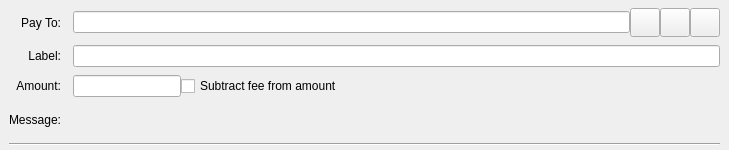
<?xml version="1.0" encoding="UTF-8"?>
<ui version="4.0">
 <class>SendCoinsEntry</class>
 <widget class="QStackedWidget" name="SendCoinsEntry">
  <property name="geometry">
   <rect>
    <x>0</x>
    <y>0</y>
    <width>729</width>
    <height>150</height>
   </rect>
  </property>
  <property name="focusPolicy">
   <enum>Qt::TabFocus</enum>
  </property>
  <property name="autoFillBackground">
   <bool>false</bool>
  </property>
  <widget class="QFrame" name="SendCoins">
   <property name="toolTip">
    <string>This is a normal payment.</string>
   </property>
   <property name="frameShape">
    <enum>QFrame::NoFrame</enum>
   </property>
   <layout class="QGridLayout" name="gridLayout">
    <property name="topMargin">
     <number>8</number>
    </property>
    <property name="bottomMargin">
     <number>4</number>
    </property>
    <property name="horizontalSpacing">
     <number>12</number>
    </property>
    <property name="verticalSpacing">
     <number>8</number>
    </property>
    <item row="0" column="0">
     <widget class="QLabel" name="payToLabel">
      <property name="text">
       <string>Pay To:</string>
      </property>
      <property name="alignment">
       <set>Qt::AlignRight|Qt::AlignTrailing|Qt::AlignVCenter</set>
      </property>
      <property name="buddy">
       <cstring>payTo</cstring>
      </property>
     </widget>
    </item>
    <item row="0" column="1">
     <layout class="QHBoxLayout" name="payToLayout">
      <property name="spacing">
       <number>0</number>
      </property>
      <item>
       <widget class="QValidatedLineEdit" name="payTo">
        <property name="toolTip">
         <string>The Syscoin address to send the payment to</string>
        </property>
       </widget>
      </item>
      <item>
       <widget class="QToolButton" name="addressBookButton">
        <property name="toolTip">
         <string>Choose previously used address</string>
        </property>
        <property name="text">
         <string/>
        </property>
        <property name="iconSize">
         <size>
          <width>22</width>
          <height>22</height>
         </size>
        </property>
        <property name="shortcut">
         <string>Alt+A</string>
        </property>
       </widget>
      </item>
      <item>
       <widget class="QToolButton" name="pasteButton">
        <property name="toolTip">
         <string>Paste address from clipboard</string>
        </property>
        <property name="text">
         <string/>
        </property>
        <property name="iconSize">
         <size>
          <width>22</width>
          <height>22</height>
         </size>
        </property>
        <property name="shortcut">
         <string>Alt+P</string>
        </property>
       </widget>
      </item>
      <item>
       <widget class="QToolButton" name="deleteButton">
        <property name="toolTip">
         <string>Remove this entry</string>
        </property>
        <property name="text">
         <string/>
        </property>
        <property name="iconSize">
         <size>
          <width>22</width>
          <height>22</height>
         </size>
        </property>
       </widget>
      </item>
     </layout>
    </item>
    <item row="1" column="0">
     <widget class="QLabel" name="labellLabel">
      <property name="text">
       <string>Label:</string>
      </property>
      <property name="alignment">
       <set>Qt::AlignRight|Qt::AlignTrailing|Qt::AlignVCenter</set>
      </property>
      <property name="buddy">
       <cstring>addAsLabel</cstring>
      </property>
     </widget>
    </item>
    <item row="1" column="1">
     <widget class="QLineEdit" name="addAsLabel">
      <property name="toolTip">
       <string>Enter a label for this address to add it to the list of used addresses</string>
      </property>
     </widget>
    </item>
    <item row="2" column="0">
     <widget class="QLabel" name="amountLabel">
      <property name="text">
       <string>Amount:</string>
      </property>
      <property name="alignment">
       <set>Qt::AlignRight|Qt::AlignTrailing|Qt::AlignVCenter</set>
      </property>
      <property name="buddy">
       <cstring>payAmount</cstring>
      </property>
     </widget>
    </item>
    <item row="2" column="1">
     <layout class="QHBoxLayout" name="horizontalLayoutAmount" stretch="0,1">
      <item>
       <widget class="SyscoinAmountField" name="payAmount"/>
      </item>
      <item>
       <widget class="QCheckBox" name="checkboxSubtractFeeFromAmount">
        <property name="toolTip">
         <string>The fee will be deducted from the amount being sent. The recipient will receive less syscoins than you enter in the amount field. If multiple recipients are selected, the fee is split equally.</string>
        </property>
        <property name="text">
         <string>Subtract fee from amount</string>
        </property>
       </widget>
      </item>
     </layout>
    </item>
    <item row="3" column="0">
     <widget class="QLabel" name="messageLabel">
      <property name="text">
       <string>Message:</string>
      </property>
      <property name="alignment">
       <set>Qt::AlignRight|Qt::AlignTrailing|Qt::AlignVCenter</set>
      </property>
     </widget>
    </item>
    <item row="3" column="1">
     <widget class="QLabel" name="messageTextLabel">
      <property name="toolTip">
       <string>A message that was attached to the syscoin: URI which will be stored with the transaction for your reference. Note: This message will not be sent over the Syscoin network.</string>
      </property>
      <property name="textFormat">
       <enum>Qt::PlainText</enum>
      </property>
     </widget>
    </item>
    <item row="4" column="0" colspan="2">
     <widget class="Line" name="line">
      <property name="orientation">
       <enum>Qt::Horizontal</enum>
      </property>
     </widget>
    </item>
   </layout>
  </widget>
  <widget class="QFrame" name="SendCoins_UnauthenticatedPaymentRequest">
   <property name="palette">
    <palette>
     <active>
      <colorrole role="WindowText">
       <brush brushstyle="SolidPattern">
        <color alpha="255">
         <red>0</red>
         <green>0</green>
         <blue>0</blue>
        </color>
       </brush>
      </colorrole>
      <colorrole role="Button">
       <brush brushstyle="SolidPattern">
        <color alpha="255">
         <red>255</red>
         <green>255</green>
         <blue>127</blue>
        </color>
       </brush>
      </colorrole>
      <colorrole role="Light">
       <brush brushstyle="SolidPattern">
        <color alpha="255">
         <red>255</red>
         <green>255</green>
         <blue>255</blue>
        </color>
       </brush>
      </colorrole>
      <colorrole role="Midlight">
       <brush brushstyle="SolidPattern">
        <color alpha="255">
         <red>255</red>
         <green>255</green>
         <blue>191</blue>
        </color>
       </brush>
      </colorrole>
      <colorrole role="Dark">
       <brush brushstyle="SolidPattern">
        <color alpha="255">
         <red>127</red>
         <green>127</green>
         <blue>63</blue>
        </color>
       </brush>
      </colorrole>
      <colorrole role="Mid">
       <brush brushstyle="SolidPattern">
        <color alpha="255">
         <red>170</red>
         <green>170</green>
         <blue>84</blue>
        </color>
       </brush>
      </colorrole>
      <colorrole role="Text">
       <brush brushstyle="SolidPattern">
        <color alpha="255">
         <red>0</red>
         <green>0</green>
         <blue>0</blue>
        </color>
       </brush>
      </colorrole>
      <colorrole role="BrightText">
       <brush brushstyle="SolidPattern">
        <color alpha="255">
         <red>255</red>
         <green>255</green>
         <blue>255</blue>
        </color>
       </brush>
      </colorrole>
      <colorrole role="ButtonText">
       <brush brushstyle="SolidPattern">
        <color alpha="255">
         <red>0</red>
         <green>0</green>
         <blue>0</blue>
        </color>
       </brush>
      </colorrole>
      <colorrole role="Base">
       <brush brushstyle="SolidPattern">
        <color alpha="255">
         <red>255</red>
         <green>255</green>
         <blue>255</blue>
        </color>
       </brush>
      </colorrole>
      <colorrole role="Window">
       <brush brushstyle="SolidPattern">
        <color alpha="255">
         <red>255</red>
         <green>255</green>
         <blue>127</blue>
        </color>
       </brush>
      </colorrole>
      <colorrole role="Shadow">
       <brush brushstyle="SolidPattern">
        <color alpha="255">
         <red>0</red>
         <green>0</green>
         <blue>0</blue>
        </color>
       </brush>
      </colorrole>
      <colorrole role="AlternateBase">
       <brush brushstyle="SolidPattern">
        <color alpha="255">
         <red>255</red>
         <green>255</green>
         <blue>191</blue>
        </color>
       </brush>
      </colorrole>
      <colorrole role="ToolTipBase">
       <brush brushstyle="SolidPattern">
        <color alpha="255">
         <red>255</red>
         <green>255</green>
         <blue>220</blue>
        </color>
       </brush>
      </colorrole>
      <colorrole role="ToolTipText">
       <brush brushstyle="SolidPattern">
        <color alpha="255">
         <red>0</red>
         <green>0</green>
         <blue>0</blue>
        </color>
       </brush>
      </colorrole>
     </active>
     <inactive>
      <colorrole role="WindowText">
       <brush brushstyle="SolidPattern">
        <color alpha="255">
         <red>0</red>
         <green>0</green>
         <blue>0</blue>
        </color>
       </brush>
      </colorrole>
      <colorrole role="Button">
       <brush brushstyle="SolidPattern">
        <color alpha="255">
         <red>255</red>
         <green>255</green>
         <blue>127</blue>
        </color>
       </brush>
      </colorrole>
      <colorrole role="Light">
       <brush brushstyle="SolidPattern">
        <color alpha="255">
         <red>255</red>
         <green>255</green>
         <blue>255</blue>
        </color>
       </brush>
      </colorrole>
      <colorrole role="Midlight">
       <brush brushstyle="SolidPattern">
        <color alpha="255">
         <red>255</red>
         <green>255</green>
         <blue>191</blue>
        </color>
       </brush>
      </colorrole>
      <colorrole role="Dark">
       <brush brushstyle="SolidPattern">
        <color alpha="255">
         <red>127</red>
         <green>127</green>
         <blue>63</blue>
        </color>
       </brush>
      </colorrole>
      <colorrole role="Mid">
       <brush brushstyle="SolidPattern">
        <color alpha="255">
         <red>170</red>
         <green>170</green>
         <blue>84</blue>
        </color>
       </brush>
      </colorrole>
      <colorrole role="Text">
       <brush brushstyle="SolidPattern">
        <color alpha="255">
         <red>0</red>
         <green>0</green>
         <blue>0</blue>
        </color>
       </brush>
      </colorrole>
      <colorrole role="BrightText">
       <brush brushstyle="SolidPattern">
        <color alpha="255">
         <red>255</red>
         <green>255</green>
         <blue>255</blue>
        </color>
       </brush>
      </colorrole>
      <colorrole role="ButtonText">
       <brush brushstyle="SolidPattern">
        <color alpha="255">
         <red>0</red>
         <green>0</green>
         <blue>0</blue>
        </color>
       </brush>
      </colorrole>
      <colorrole role="Base">
       <brush brushstyle="SolidPattern">
        <color alpha="255">
         <red>255</red>
         <green>255</green>
         <blue>255</blue>
        </color>
       </brush>
      </colorrole>
      <colorrole role="Window">
       <brush brushstyle="SolidPattern">
        <color alpha="255">
         <red>255</red>
         <green>255</green>
         <blue>127</blue>
        </color>
       </brush>
      </colorrole>
      <colorrole role="Shadow">
       <brush brushstyle="SolidPattern">
        <color alpha="255">
         <red>0</red>
         <green>0</green>
         <blue>0</blue>
        </color>
       </brush>
      </colorrole>
      <colorrole role="AlternateBase">
       <brush brushstyle="SolidPattern">
        <color alpha="255">
         <red>255</red>
         <green>255</green>
         <blue>191</blue>
        </color>
       </brush>
      </colorrole>
      <colorrole role="ToolTipBase">
       <brush brushstyle="SolidPattern">
        <color alpha="255">
         <red>255</red>
         <green>255</green>
         <blue>220</blue>
        </color>
       </brush>
      </colorrole>
      <colorrole role="ToolTipText">
       <brush brushstyle="SolidPattern">
        <color alpha="255">
         <red>0</red>
         <green>0</green>
         <blue>0</blue>
        </color>
       </brush>
      </colorrole>
     </inactive>
     <disabled>
      <colorrole role="WindowText">
       <brush brushstyle="SolidPattern">
        <color alpha="255">
         <red>127</red>
         <green>127</green>
         <blue>63</blue>
        </color>
       </brush>
      </colorrole>
      <colorrole role="Button">
       <brush brushstyle="SolidPattern">
        <color alpha="255">
         <red>255</red>
         <green>255</green>
         <blue>127</blue>
        </color>
       </brush>
      </colorrole>
      <colorrole role="Light">
       <brush brushstyle="SolidPattern">
        <color alpha="255">
         <red>255</red>
         <green>255</green>
         <blue>255</blue>
        </color>
       </brush>
      </colorrole>
      <colorrole role="Midlight">
       <brush brushstyle="SolidPattern">
        <color alpha="255">
         <red>255</red>
         <green>255</green>
         <blue>191</blue>
        </color>
       </brush>
      </colorrole>
      <colorrole role="Dark">
       <brush brushstyle="SolidPattern">
        <color alpha="255">
         <red>127</red>
         <green>127</green>
         <blue>63</blue>
        </color>
       </brush>
      </colorrole>
      <colorrole role="Mid">
       <brush brushstyle="SolidPattern">
        <color alpha="255">
         <red>170</red>
         <green>170</green>
         <blue>84</blue>
        </color>
       </brush>
      </colorrole>
      <colorrole role="Text">
       <brush brushstyle="SolidPattern">
        <color alpha="255">
         <red>127</red>
         <green>127</green>
         <blue>63</blue>
        </color>
       </brush>
      </colorrole>
      <colorrole role="BrightText">
       <brush brushstyle="SolidPattern">
        <color alpha="255">
         <red>255</red>
         <green>255</green>
         <blue>255</blue>
        </color>
       </brush>
      </colorrole>
      <colorrole role="ButtonText">
       <brush brushstyle="SolidPattern">
        <color alpha="255">
         <red>127</red>
         <green>127</green>
         <blue>63</blue>
        </color>
       </brush>
      </colorrole>
      <colorrole role="Base">
       <brush brushstyle="SolidPattern">
        <color alpha="255">
         <red>255</red>
         <green>255</green>
         <blue>127</blue>
        </color>
       </brush>
      </colorrole>
      <colorrole role="Window">
       <brush brushstyle="SolidPattern">
        <color alpha="255">
         <red>255</red>
         <green>255</green>
         <blue>127</blue>
        </color>
       </brush>
      </colorrole>
      <colorrole role="Shadow">
       <brush brushstyle="SolidPattern">
        <color alpha="255">
         <red>0</red>
         <green>0</green>
         <blue>0</blue>
        </color>
       </brush>
      </colorrole>
      <colorrole role="AlternateBase">
       <brush brushstyle="SolidPattern">
        <color alpha="255">
         <red>255</red>
         <green>255</green>
         <blue>127</blue>
        </color>
       </brush>
      </colorrole>
      <colorrole role="ToolTipBase">
       <brush brushstyle="SolidPattern">
        <color alpha="255">
         <red>255</red>
         <green>255</green>
         <blue>220</blue>
        </color>
       </brush>
      </colorrole>
      <colorrole role="ToolTipText">
       <brush brushstyle="SolidPattern">
        <color alpha="255">
         <red>0</red>
         <green>0</green>
         <blue>0</blue>
        </color>
       </brush>
      </colorrole>
     </disabled>
    </palette>
   </property>
   <property name="toolTip">
    <string>This is an unauthenticated payment request.</string>
   </property>
   <property name="autoFillBackground">
    <bool>true</bool>
   </property>
   <property name="frameShape">
    <enum>QFrame::NoFrame</enum>
   </property>
   <layout class="QGridLayout" name="gridLayout_is">
    <property name="spacing">
     <number>12</number>
    </property>
    <item row="0" column="0">
     <widget class="QLabel" name="payToLabel_is">
      <property name="text">
       <string>Pay To:</string>
      </property>
      <property name="alignment">
       <set>Qt::AlignRight|Qt::AlignTrailing|Qt::AlignVCenter</set>
      </property>
     </widget>
    </item>
    <item row="0" column="1">
     <layout class="QHBoxLayout" name="payToLayout_is">
      <property name="spacing">
       <number>0</number>
      </property>
      <item>
       <widget class="QLabel" name="payTo_is"/>
      </item>
      <item>
       <widget class="QToolButton" name="deleteButton_is">
        <property name="toolTip">
         <string>Remove this entry</string>
        </property>
        <property name="text">
         <string/>
        </property>
       </widget>
      </item>
     </layout>
    </item>
    <item row="1" column="0">
     <widget class="QLabel" name="memoLabel_is">
      <property name="text">
       <string>Memo:</string>
      </property>
      <property name="alignment">
       <set>Qt::AlignRight|Qt::AlignTrailing|Qt::AlignVCenter</set>
      </property>
     </widget>
    </item>
    <item row="1" column="1">
     <widget class="QLabel" name="memoTextLabel_is">
      <property name="textFormat">
       <enum>Qt::PlainText</enum>
      </property>
     </widget>
    </item>
    <item row="2" column="0">
     <widget class="QLabel" name="amountLabel_is">
      <property name="text">
       <string>Amount:</string>
      </property>
      <property name="alignment">
       <set>Qt::AlignRight|Qt::AlignTrailing|Qt::AlignVCenter</set>
      </property>
      <property name="buddy">
       <cstring>payAmount_is</cstring>
      </property>
     </widget>
    </item>
    <item row="2" column="1">
     <widget class="SyscoinAmountField" name="payAmount_is">
      <property name="acceptDrops">
       <bool>false</bool>
      </property>
     </widget>
    </item>
   </layout>
  </widget>
  <widget class="QFrame" name="SendCoins_AuthenticatedPaymentRequest">
   <property name="palette">
    <palette>
     <active>
      <colorrole role="WindowText">
       <brush brushstyle="SolidPattern">
        <color alpha="255">
         <red>0</red>
         <green>0</green>
         <blue>0</blue>
        </color>
       </brush>
      </colorrole>
      <colorrole role="Button">
       <brush brushstyle="SolidPattern">
        <color alpha="255">
         <red>140</red>
         <green>232</green>
         <blue>119</blue>
        </color>
       </brush>
      </colorrole>
      <colorrole role="Light">
       <brush brushstyle="SolidPattern">
        <color alpha="255">
         <red>230</red>
         <green>255</green>
         <blue>224</blue>
        </color>
       </brush>
      </colorrole>
      <colorrole role="Midlight">
       <brush brushstyle="SolidPattern">
        <color alpha="255">
         <red>185</red>
         <green>243</green>
         <blue>171</blue>
        </color>
       </brush>
      </colorrole>
      <colorrole role="Dark">
       <brush brushstyle="SolidPattern">
        <color alpha="255">
         <red>70</red>
         <green>116</green>
         <blue>59</blue>
        </color>
       </brush>
      </colorrole>
      <colorrole role="Mid">
       <brush brushstyle="SolidPattern">
        <color alpha="255">
         <red>93</red>
         <green>155</green>
         <blue>79</blue>
        </color>
       </brush>
      </colorrole>
      <colorrole role="Text">
       <brush brushstyle="SolidPattern">
        <color alpha="255">
         <red>0</red>
         <green>0</green>
         <blue>0</blue>
        </color>
       </brush>
      </colorrole>
      <colorrole role="BrightText">
       <brush brushstyle="SolidPattern">
        <color alpha="255">
         <red>155</red>
         <green>255</green>
         <blue>147</blue>
        </color>
       </brush>
      </colorrole>
      <colorrole role="ButtonText">
       <brush brushstyle="SolidPattern">
        <color alpha="255">
         <red>0</red>
         <green>0</green>
         <blue>0</blue>
        </color>
       </brush>
      </colorrole>
      <colorrole role="Base">
       <brush brushstyle="SolidPattern">
        <color alpha="255">
         <red>119</red>
         <green>255</green>
         <blue>233</blue>
        </color>
       </brush>
      </colorrole>
      <colorrole role="Window">
       <brush brushstyle="SolidPattern">
        <color alpha="255">
         <red>140</red>
         <green>232</green>
         <blue>119</blue>
        </color>
       </brush>
      </colorrole>
      <colorrole role="Shadow">
       <brush brushstyle="SolidPattern">
        <color alpha="255">
         <red>0</red>
         <green>0</green>
         <blue>0</blue>
        </color>
       </brush>
      </colorrole>
      <colorrole role="AlternateBase">
       <brush brushstyle="SolidPattern">
        <color alpha="255">
         <red>197</red>
         <green>243</green>
         <blue>187</blue>
        </color>
       </brush>
      </colorrole>
      <colorrole role="NoRole">
       <brush brushstyle="SolidPattern">
        <color alpha="255">
         <red>125</red>
         <green>194</green>
         <blue>122</blue>
        </color>
       </brush>
      </colorrole>
      <colorrole role="ToolTipBase">
       <brush brushstyle="SolidPattern">
        <color alpha="255">
         <red>255</red>
         <green>255</green>
         <blue>220</blue>
        </color>
       </brush>
      </colorrole>
      <colorrole role="ToolTipText">
       <brush brushstyle="SolidPattern">
        <color alpha="255">
         <red>0</red>
         <green>0</green>
         <blue>0</blue>
        </color>
       </brush>
      </colorrole>
     </active>
     <inactive>
      <colorrole role="WindowText">
       <brush brushstyle="SolidPattern">
        <color alpha="255">
         <red>0</red>
         <green>0</green>
         <blue>0</blue>
        </color>
       </brush>
      </colorrole>
      <colorrole role="Button">
       <brush brushstyle="SolidPattern">
        <color alpha="255">
         <red>140</red>
         <green>232</green>
         <blue>119</blue>
        </color>
       </brush>
      </colorrole>
      <colorrole role="Light">
       <brush brushstyle="SolidPattern">
        <color alpha="255">
         <red>230</red>
         <green>255</green>
         <blue>224</blue>
        </color>
       </brush>
      </colorrole>
      <colorrole role="Midlight">
       <brush brushstyle="SolidPattern">
        <color alpha="255">
         <red>185</red>
         <green>243</green>
         <blue>171</blue>
        </color>
       </brush>
      </colorrole>
      <colorrole role="Dark">
       <brush brushstyle="SolidPattern">
        <color alpha="255">
         <red>70</red>
         <green>116</green>
         <blue>59</blue>
        </color>
       </brush>
      </colorrole>
      <colorrole role="Mid">
       <brush brushstyle="SolidPattern">
        <color alpha="255">
         <red>93</red>
         <green>155</green>
         <blue>79</blue>
        </color>
       </brush>
      </colorrole>
      <colorrole role="Text">
       <brush brushstyle="SolidPattern">
        <color alpha="255">
         <red>0</red>
         <green>0</green>
         <blue>0</blue>
        </color>
       </brush>
      </colorrole>
      <colorrole role="BrightText">
       <brush brushstyle="SolidPattern">
        <color alpha="255">
         <red>155</red>
         <green>255</green>
         <blue>147</blue>
        </color>
       </brush>
      </colorrole>
      <colorrole role="ButtonText">
       <brush brushstyle="SolidPattern">
        <color alpha="255">
         <red>0</red>
         <green>0</green>
         <blue>0</blue>
        </color>
       </brush>
      </colorrole>
      <colorrole role="Base">
       <brush brushstyle="SolidPattern">
        <color alpha="255">
         <red>119</red>
         <green>255</green>
         <blue>233</blue>
        </color>
       </brush>
      </colorrole>
      <colorrole role="Window">
       <brush brushstyle="SolidPattern">
        <color alpha="255">
         <red>140</red>
         <green>232</green>
         <blue>119</blue>
        </color>
       </brush>
      </colorrole>
      <colorrole role="Shadow">
       <brush brushstyle="SolidPattern">
        <color alpha="255">
         <red>0</red>
         <green>0</green>
         <blue>0</blue>
        </color>
       </brush>
      </colorrole>
      <colorrole role="AlternateBase">
       <brush brushstyle="SolidPattern">
        <color alpha="255">
         <red>197</red>
         <green>243</green>
         <blue>187</blue>
        </color>
       </brush>
      </colorrole>
      <colorrole role="NoRole">
       <brush brushstyle="SolidPattern">
        <color alpha="255">
         <red>125</red>
         <green>194</green>
         <blue>122</blue>
        </color>
       </brush>
      </colorrole>
      <colorrole role="ToolTipBase">
       <brush brushstyle="SolidPattern">
        <color alpha="255">
         <red>255</red>
         <green>255</green>
         <blue>220</blue>
        </color>
       </brush>
      </colorrole>
      <colorrole role="ToolTipText">
       <brush brushstyle="SolidPattern">
        <color alpha="255">
         <red>0</red>
         <green>0</green>
         <blue>0</blue>
        </color>
       </brush>
      </colorrole>
     </inactive>
     <disabled>
      <colorrole role="WindowText">
       <brush brushstyle="SolidPattern">
        <color alpha="255">
         <red>70</red>
         <green>116</green>
         <blue>59</blue>
        </color>
       </brush>
      </colorrole>
      <colorrole role="Button">
       <brush brushstyle="SolidPattern">
        <color alpha="255">
         <red>140</red>
         <green>232</green>
         <blue>119</blue>
        </color>
       </brush>
      </colorrole>
      <colorrole role="Light">
       <brush brushstyle="SolidPattern">
        <color alpha="255">
         <red>230</red>
         <green>255</green>
         <blue>224</blue>
        </color>
       </brush>
      </colorrole>
      <colorrole role="Midlight">
       <brush brushstyle="SolidPattern">
        <color alpha="255">
         <red>185</red>
         <green>243</green>
         <blue>171</blue>
        </color>
       </brush>
      </colorrole>
      <colorrole role="Dark">
       <brush brushstyle="SolidPattern">
        <color alpha="255">
         <red>70</red>
         <green>116</green>
         <blue>59</blue>
        </color>
       </brush>
      </colorrole>
      <colorrole role="Mid">
       <brush brushstyle="SolidPattern">
        <color alpha="255">
         <red>93</red>
         <green>155</green>
         <blue>79</blue>
        </color>
       </brush>
      </colorrole>
      <colorrole role="Text">
       <brush brushstyle="SolidPattern">
        <color alpha="255">
         <red>70</red>
         <green>116</green>
         <blue>59</blue>
        </color>
       </brush>
      </colorrole>
      <colorrole role="BrightText">
       <brush brushstyle="SolidPattern">
        <color alpha="255">
         <red>155</red>
         <green>255</green>
         <blue>147</blue>
        </color>
       </brush>
      </colorrole>
      <colorrole role="ButtonText">
       <brush brushstyle="SolidPattern">
        <color alpha="255">
         <red>70</red>
         <green>116</green>
         <blue>59</blue>
        </color>
       </brush>
      </colorrole>
      <colorrole role="Base">
       <brush brushstyle="SolidPattern">
        <color alpha="255">
         <red>140</red>
         <green>232</green>
         <blue>119</blue>
        </color>
       </brush>
      </colorrole>
      <colorrole role="Window">
       <brush brushstyle="SolidPattern">
        <color alpha="255">
         <red>140</red>
         <green>232</green>
         <blue>119</blue>
        </color>
       </brush>
      </colorrole>
      <colorrole role="Shadow">
       <brush brushstyle="SolidPattern">
        <color alpha="255">
         <red>0</red>
         <green>0</green>
         <blue>0</blue>
        </color>
       </brush>
      </colorrole>
      <colorrole role="AlternateBase">
       <brush brushstyle="SolidPattern">
        <color alpha="255">
         <red>140</red>
         <green>232</green>
         <blue>119</blue>
        </color>
       </brush>
      </colorrole>
      <colorrole role="NoRole">
       <brush brushstyle="SolidPattern">
        <color alpha="255">
         <red>125</red>
         <green>194</green>
         <blue>122</blue>
        </color>
       </brush>
      </colorrole>
      <colorrole role="ToolTipBase">
       <brush brushstyle="SolidPattern">
        <color alpha="255">
         <red>255</red>
         <green>255</green>
         <blue>220</blue>
        </color>
       </brush>
      </colorrole>
      <colorrole role="ToolTipText">
       <brush brushstyle="SolidPattern">
        <color alpha="255">
         <red>0</red>
         <green>0</green>
         <blue>0</blue>
        </color>
       </brush>
      </colorrole>
     </disabled>
    </palette>
   </property>
   <property name="toolTip">
    <string>This is an authenticated payment request.</string>
   </property>
   <property name="autoFillBackground">
    <bool>true</bool>
   </property>
   <property name="frameShape">
    <enum>QFrame::NoFrame</enum>
   </property>
   <layout class="QGridLayout" name="gridLayout_s">
    <property name="spacing">
     <number>12</number>
    </property>
    <item row="0" column="0">
     <widget class="QLabel" name="payToLabel_s">
      <property name="text">
       <string>Pay To:</string>
      </property>
      <property name="alignment">
       <set>Qt::AlignRight|Qt::AlignTrailing|Qt::AlignVCenter</set>
      </property>
     </widget>
    </item>
    <item row="0" column="1">
     <layout class="QHBoxLayout" name="payToLayout_s">
      <property name="spacing">
       <number>0</number>
      </property>
      <item>
       <widget class="QLabel" name="payTo_s">
        <property name="textFormat">
         <enum>Qt::PlainText</enum>
        </property>
       </widget>
      </item>
      <item>
       <widget class="QToolButton" name="deleteButton_s">
        <property name="toolTip">
         <string>Remove this entry</string>
        </property>
        <property name="text">
         <string/>
        </property>
       </widget>
      </item>
     </layout>
    </item>
    <item row="1" column="0">
     <widget class="QLabel" name="memoLabel_s">
      <property name="text">
       <string>Memo:</string>
      </property>
      <property name="alignment">
       <set>Qt::AlignRight|Qt::AlignTrailing|Qt::AlignVCenter</set>
      </property>
     </widget>
    </item>
    <item row="1" column="1">
     <widget class="QLabel" name="memoTextLabel_s">
      <property name="textFormat">
       <enum>Qt::PlainText</enum>
      </property>
     </widget>
    </item>
    <item row="2" column="0">
     <widget class="QLabel" name="amountLabel_s">
      <property name="text">
       <string>Amount:</string>
      </property>
      <property name="alignment">
       <set>Qt::AlignRight|Qt::AlignTrailing|Qt::AlignVCenter</set>
      </property>
      <property name="buddy">
       <cstring>payAmount_s</cstring>
      </property>
     </widget>
    </item>
    <item row="2" column="1">
     <widget class="SyscoinAmountField" name="payAmount_s">
      <property name="acceptDrops">
       <bool>false</bool>
      </property>
     </widget>
    </item>
   </layout>
  </widget>
 </widget>
 <customwidgets>
  <customwidget>
   <class>QValidatedLineEdit</class>
   <extends>QLineEdit</extends>
   <header>qvalidatedlineedit.h</header>
  </customwidget>
  <customwidget>
   <class>SyscoinAmountField</class>
   <extends>QLineEdit</extends>
   <header>syscoinamountfield.h</header>
  </customwidget>
 </customwidgets>
 <tabstops>
  <tabstop>payTo</tabstop>
  <tabstop>addressBookButton</tabstop>
  <tabstop>pasteButton</tabstop>
  <tabstop>deleteButton</tabstop>
  <tabstop>addAsLabel</tabstop>
  <tabstop>payAmount</tabstop>
  <tabstop>payAmount_is</tabstop>
  <tabstop>deleteButton_is</tabstop>
  <tabstop>payAmount_s</tabstop>
  <tabstop>deleteButton_s</tabstop>
 </tabstops>
 <resources>
  <include location="../syscoin.qrc"/>
 </resources>
 <connections/>
</ui>
